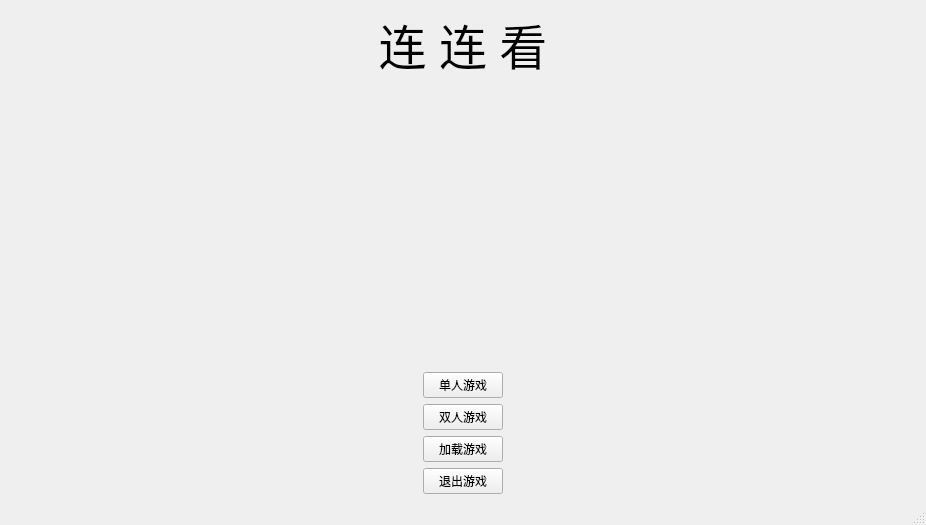
<?xml version="1.0" encoding="UTF-8"?>
<ui version="4.0">
 <class>MainWindow</class>
 <widget class="QMainWindow" name="MainWindow">
  <property name="geometry">
   <rect>
    <x>0</x>
    <y>0</y>
    <width>926</width>
    <height>525</height>
   </rect>
  </property>
  <property name="windowTitle">
   <string>MainWindow</string>
  </property>
  <widget class="QWidget" name="centralwidget">
   <layout class="QVBoxLayout" name="verticalLayout_2">
    <item>
     <widget class="QLabel" name="label">
      <property name="font">
       <font>
        <family>Agency FB</family>
        <pointsize>36</pointsize>
       </font>
      </property>
      <property name="layoutDirection">
       <enum>Qt::LeftToRight</enum>
      </property>
      <property name="text">
       <string>连 连 看</string>
      </property>
      <property name="alignment">
       <set>Qt::AlignCenter</set>
      </property>
     </widget>
    </item>
    <item>
     <spacer name="verticalSpacer">
      <property name="orientation">
       <enum>Qt::Vertical</enum>
      </property>
      <property name="sizeHint" stdset="0">
       <size>
        <width>20</width>
        <height>251</height>
       </size>
      </property>
     </spacer>
    </item>
    <item>
     <layout class="QHBoxLayout" name="horizontalLayout">
      <item>
       <spacer name="horizontalSpacer">
        <property name="orientation">
         <enum>Qt::Horizontal</enum>
        </property>
        <property name="sizeHint" stdset="0">
         <size>
          <width>40</width>
          <height>20</height>
         </size>
        </property>
       </spacer>
      </item>
      <item>
       <layout class="QVBoxLayout" name="verticalLayout">
        <item>
         <widget class="QPushButton" name="singleGame_pushButton">
          <property name="text">
           <string>单人游戏</string>
          </property>
         </widget>
        </item>
        <item>
         <widget class="QPushButton" name="multiGame_pushButton">
          <property name="text">
           <string>双人游戏</string>
          </property>
         </widget>
        </item>
        <item>
         <widget class="QPushButton" name="loadGame_pushButton">
          <property name="text">
           <string>加载游戏</string>
          </property>
         </widget>
        </item>
        <item>
         <widget class="QPushButton" name="exitGame_pushButton">
          <property name="text">
           <string>退出游戏</string>
          </property>
         </widget>
        </item>
       </layout>
      </item>
      <item>
       <spacer name="horizontalSpacer_2">
        <property name="orientation">
         <enum>Qt::Horizontal</enum>
        </property>
        <property name="sizeHint" stdset="0">
         <size>
          <width>40</width>
          <height>20</height>
         </size>
        </property>
       </spacer>
      </item>
     </layout>
    </item>
   </layout>
  </widget>
  <widget class="QMenuBar" name="menubar">
   <property name="geometry">
    <rect>
     <x>0</x>
     <y>0</y>
     <width>926</width>
     <height>25</height>
    </rect>
   </property>
  </widget>
  <widget class="QStatusBar" name="statusbar"/>
 </widget>
 <resources/>
 <connections/>
</ui>
